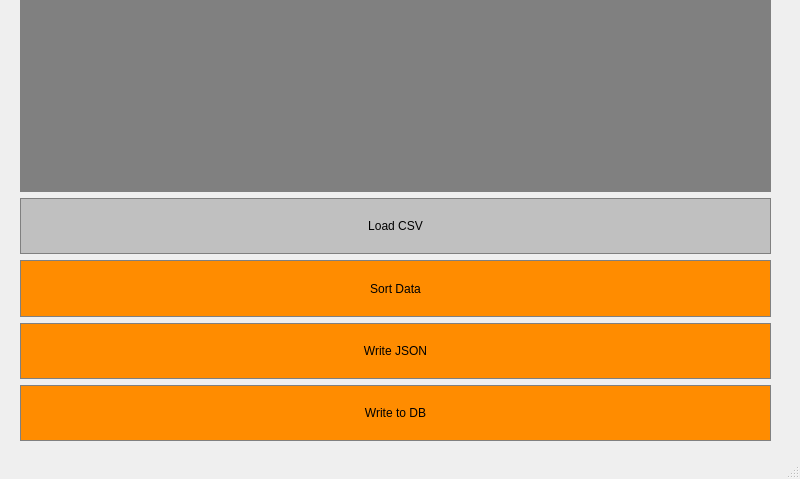
<?xml version="1.0" encoding="UTF-8"?>
<ui version="4.0">
 <class>MainWindow</class>
 <widget class="QMainWindow" name="MainWindow">
  <property name="geometry">
   <rect>
    <x>0</x>
    <y>0</y>
    <width>800</width>
    <height>479</height>
   </rect>
  </property>
  <property name="font">
   <font>
    <family>Arial</family>
   </font>
  </property>
  <property name="windowTitle">
   <string>FlightDataManager</string>
  </property>
  <widget class="QWidget" name="centralwidget">
   <widget class="QWidget" name="verticalLayoutWidget">
    <property name="geometry">
     <rect>
      <x>20</x>
      <y>0</y>
      <width>751</width>
      <height>441</height>
     </rect>
    </property>
    <property name="sizePolicy">
     <sizepolicy hsizetype="Expanding" vsizetype="Preferred">
      <horstretch>0</horstretch>
      <verstretch>0</verstretch>
     </sizepolicy>
    </property>
    <layout class="QVBoxLayout" name="verticalLayout">
     <item>
      <widget class="QTableView" name="Display">
       <property name="sizePolicy">
        <sizepolicy hsizetype="Expanding" vsizetype="Preferred">
         <horstretch>0</horstretch>
         <verstretch>0</verstretch>
        </sizepolicy>
       </property>
       <property name="styleSheet">
        <string notr="true">QTableView {
	background-color: gray;
	border: 1px solid gray;
	color: #ffffff;
}</string>
       </property>
      </widget>
     </item>
     <item>
      <widget class="QPushButton" name="LoadCSVButton">
       <property name="sizePolicy">
        <sizepolicy hsizetype="Expanding" vsizetype="Preferred">
         <horstretch>0</horstretch>
         <verstretch>0</verstretch>
        </sizepolicy>
       </property>
       <property name="font">
        <font>
         <family>Arial</family>
        </font>
       </property>
       <property name="styleSheet">
        <string notr="true">QPushButton {
	background-color: #C0C0C0;
	border: 1px solid gray;
	padding: 5px;
}

QPushButton: pressed {
	background-color: #A9A9A9;
	border: 1px solid gray;
	padding: 5px;
}</string>
       </property>
       <property name="text">
        <string>Load CSV</string>
       </property>
      </widget>
     </item>
     <item>
      <widget class="QPushButton" name="SortButton">
       <property name="sizePolicy">
        <sizepolicy hsizetype="Expanding" vsizetype="Preferred">
         <horstretch>0</horstretch>
         <verstretch>0</verstretch>
        </sizepolicy>
       </property>
       <property name="styleSheet">
        <string notr="true">QPushButton {
	background-color: #FF8C00;
	border: 1px solid gray;
	padding: 5px;
}

QPushButton: pressed {
	background-color: #A9A9A9;
	border: 1px solid gray;
	padding: 5px;
}</string>
       </property>
       <property name="text">
        <string>Sort Data</string>
       </property>
      </widget>
     </item>
     <item>
      <widget class="QPushButton" name="WriteButton">
       <property name="sizePolicy">
        <sizepolicy hsizetype="Expanding" vsizetype="Preferred">
         <horstretch>0</horstretch>
         <verstretch>0</verstretch>
        </sizepolicy>
       </property>
       <property name="styleSheet">
        <string notr="true">QPushButton {
	background-color: #FF8C00;
	border: 1px solid gray;
	padding: 5px;
}

QPushButton: pressed {
	background-color: #A9A9A9;
	border: 1px solid gray;
	padding: 5px;
}</string>
       </property>
       <property name="text">
        <string>Write JSON</string>
       </property>
      </widget>
     </item>
     <item>
      <widget class="QPushButton" name="WriteDBButton">
       <property name="sizePolicy">
        <sizepolicy hsizetype="Expanding" vsizetype="Preferred">
         <horstretch>0</horstretch>
         <verstretch>0</verstretch>
        </sizepolicy>
       </property>
       <property name="styleSheet">
        <string notr="true">QPushButton {
	background-color: #FF8C00;
	border: 1px solid gray;
	padding: 5px;
}

QPushButton: pressed {
	background-color: #A9A9A9;
	border: 1px solid gray;
	padding: 5px;
}</string>
       </property>
       <property name="text">
        <string>Write to DB</string>
       </property>
      </widget>
     </item>
    </layout>
   </widget>
  </widget>
  <widget class="QMenuBar" name="menubar">
   <property name="geometry">
    <rect>
     <x>0</x>
     <y>0</y>
     <width>800</width>
     <height>24</height>
    </rect>
   </property>
  </widget>
  <widget class="QStatusBar" name="statusbar"/>
 </widget>
 <resources/>
 <connections/>
</ui>
